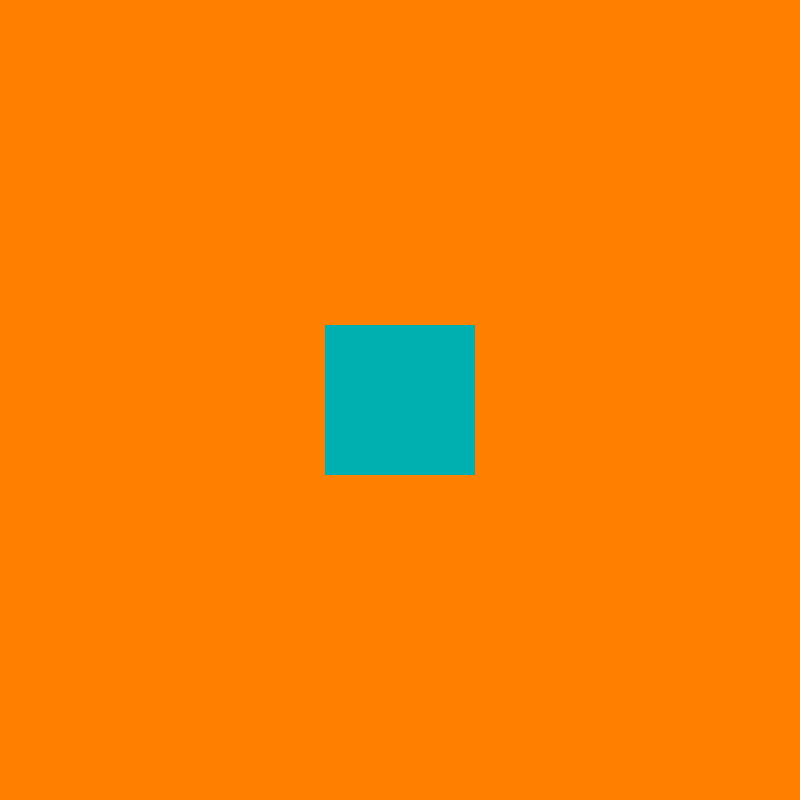
Frame 1 (no input)
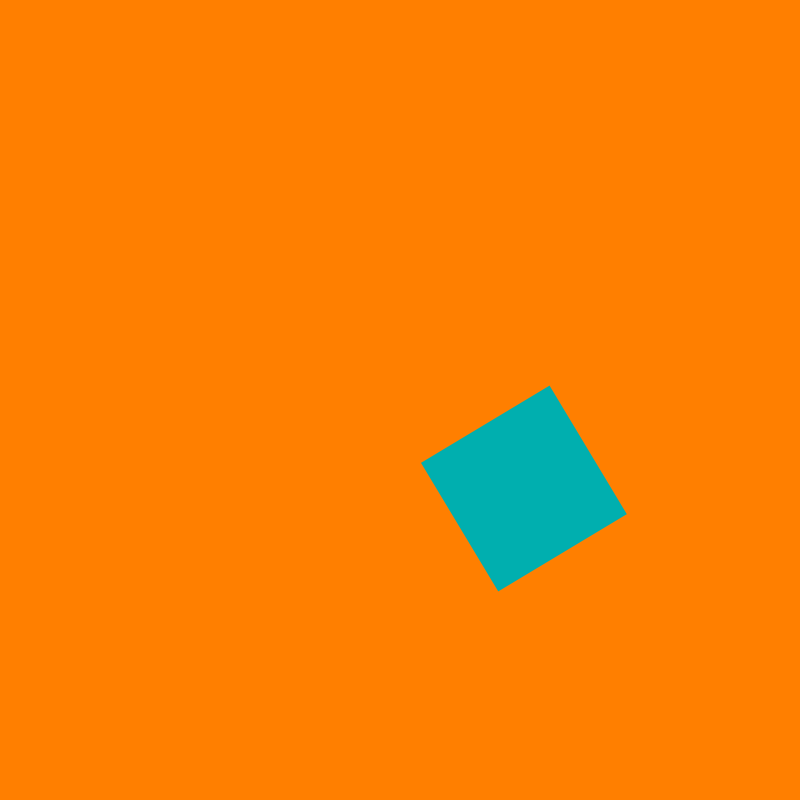
Frame 60 (the mouse pressed at the canvas centre just before this capture)
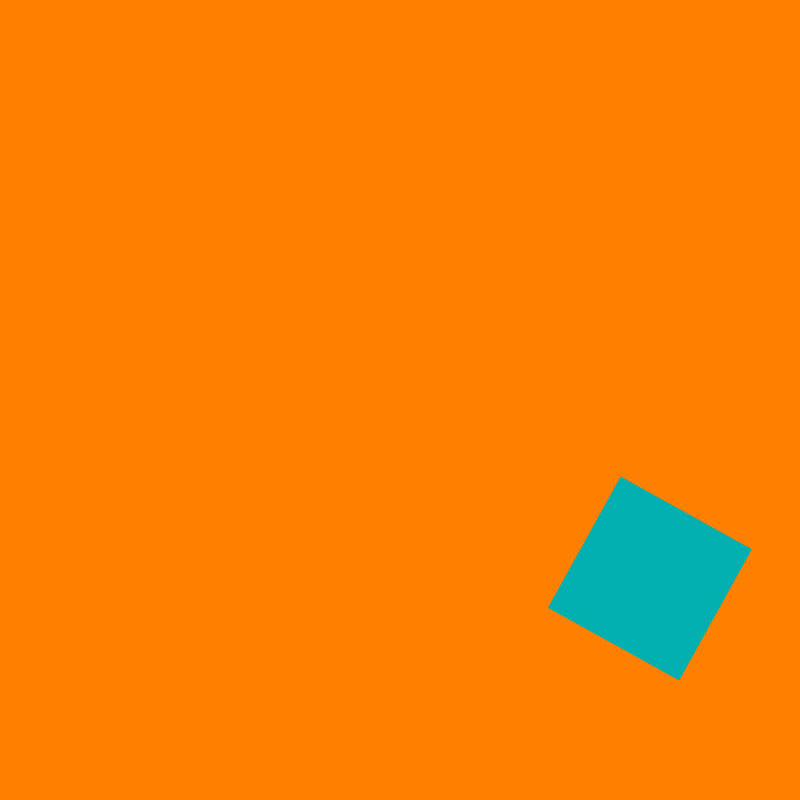
Frame 120 (the mouse held since frame 60 and released just before this capture)

The Processing sketch that drew these frames (run headless with seeded random() and noise(); from frame 60 on, the mouse is pressed at the canvas centre):

// Processing sketch: build
// ── build.pde
float x, y, w;
float spdX, spdY, theta, rotSpd;
float cornerRadiusOffset, dynamicRadius, collisionTheta;

void setup() {
	size(800, 800);	
	x = width/2;
	y = height/2;
	w = 150;
	spdX = 2.1;
	spdY = 1.5;
	rotSpd = PI/180;
	fill(0, 175, 175);
	noStroke();
}

void draw() {
	background(255, 127, 0);
	pushMatrix();
	translate(x, y);
	rotate(theta);
	rect(-w/2, -w/2, w, w);
	popMatrix();
	x+= spdX;
	y+= spdY;
	theta += rotSpd;
	collide();
}

// ── collide.pde
void collide(){
	//calculate dynamicRadius for more accurate wall collisions
	cornerRadiusOffset = w/2/cos(PI/4) - w/2;
	//calculate difference between corner and side
	dynamicRadius = abs(sin(collisionTheta)*cornerRadiusOffset);

	if (x > width-w/2 - dynamicRadius){
		spdX *= -1;
		rotSpd *= -1;
	}

	else if (x< w/2 + dynamicRadius){
		spdX *= -1;
		rotSpd *= -1;
	}

	if (y > height-w/2 - dynamicRadius){
		spdY *= -1;
		rotSpd *= -1;
	}

	else if(y < w/2 + dynamicRadius){
		spdY *= -1;
		rotSpd *= -1;
	}
	collisionTheta += rotSpd*2;
}
